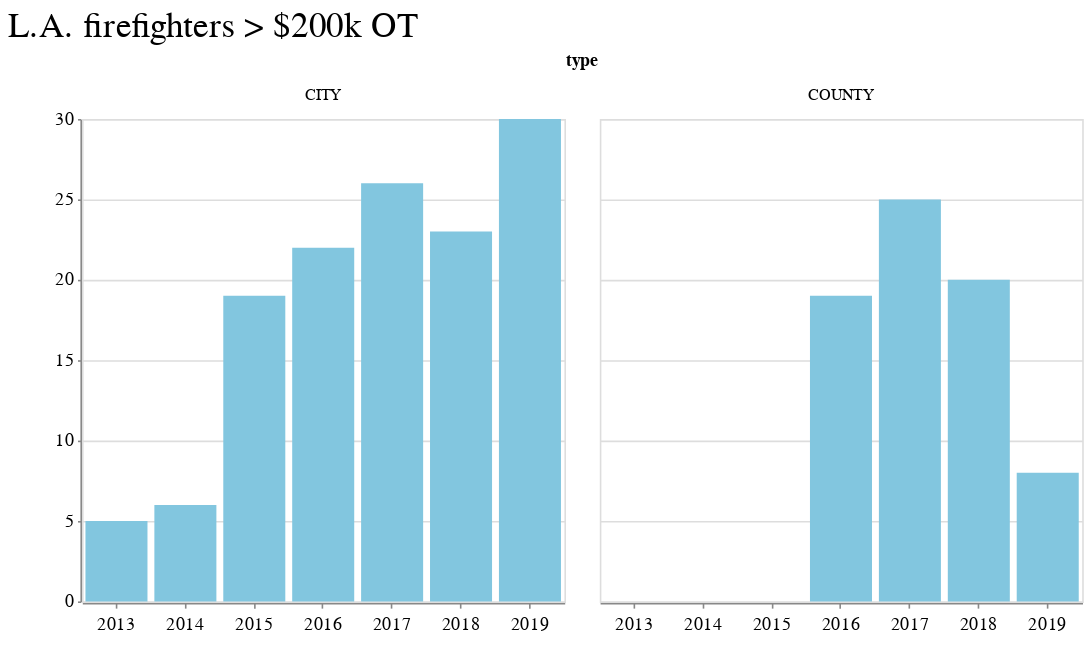

The notebook cell this image was saved under:
### Code cell
alt.Chart(la_highest_years).mark_bar().encode(
    x=alt.X("year:N", title=' '),
    y=alt.Y("mean(count):Q", title=' ', axis=alt.Axis(tickCount=6, format='')),
    facet='type:O'
).properties(width=300, height=300, title='L.A. firefighters > $200k OT')

### Figure 1 — Vega-Lite specification as saved in the notebook (floating-point values rounded to 4 significant figures)
{"config": {"view": {"width": 800, "height": 450}, "background": "#ffffff", "title": {"anchor": "start", "font": "Benton Gothic Bold, sans", "fontColor": "#000000", "fontSize": 22, "fontWeight": "normal"}, "arc": {"fill": "#82c6df"}, "area": {"fill": "#82c6df"}, "line": {"stroke": "#82c6df", "strokeWidth": 3}, "path": {"stroke": "#82c6df"}, "rect": {"fill": "#82c6df"}, "shape": {"stroke": "#82c6df"}, "bar": {"fill": "#82c6df"}, "point": {"stroke": "#82c6df"}, "symbol": {"fill": "#82c6df", "size": 30}, "axis": {"titleFont": "Benton Gothic Bold, sans", "titleFontSize": 13, "titleFontWeight": "normal", "labelFont": "Benton Gothic, sans", "labelFontSize": 11.5, "labelFontWeight": "normal"}, "axisX": {"labelAngle": 0, "labelPadding": 4, "tickSize": 3}, "axisY": {"labelBaseline": "middle", "maxExtent": 45, "minExtent": 45, "tickSize": 2, "titleAlign": "left", "titleAngle": 0, "titleX": -45, "titleY": -11}, "legend": {"titleFont": "Benton Gothic Bold, sans", "titleFontSize": 13, "titleFontWeight": "normal", "symbolType": "square", "labelFont": "Benton Gothic, sans", "labelFontSize": 11.5}, "range": {"category": ["#3580b1", "#ec8431", "#ab7fb4", "#c89d29", "#adc839", "#829eb1"], "diverging": ["#e68a4f", "#f4bb6a", "#f9e39c", "#dadfe2", "#a6b7c6", "#849eae"], "heatmap": ["#fbf2c7", "#f9e39c", "#f8d36e", "#f4bb6a", "#e68a4f", "#d15a40", "#ab4232"], "ordinal": ["#fbf2c7", "#f9e39c", "#f8d36e", "#f4bb6a", "#e68a4f", "#d15a40", "#ab4232"], "ramp": ["#fbf2c7", "#f9e39c", "#f8d36e", "#f4bb6a", "#e68a4f", "#d15a40", "#ab4232"]}}, "data": {"name": "data-28240b68b068d596044850a2b39253e4"}, "mark": "bar", "encoding": {"facet": {"type": "ordinal", "field": "type"}, "x": {"type": "nominal", "field": "year", "title": " "}, "y": {"type": "quantitative", "aggregate": "mean", "axis": {"format": "", "tickCount": 6}, "field": "count", "title": " "}}, "height": 300, "title": "L.A. firefighters > $200k OT", "width": 300, "$schema": "https://vega.github.io/schema/vega-lite/v4.8.1.json", "datasets": {"data-28240b68b068d596044850a2b39253e4": [{"year": 2013, "type": "CITY", "count": 5}, {"year": 2014, "type": "CITY", "count": 6}, {"year": 2015, "type": "CITY", "count": 19}, {"year": 2016, "type": "CITY", "count": 22}, {"year": 2016, "type": "COUNTY", "count": 19}, {"year": 2017, "type": "CITY", "count": 26}, {"year": 2017, "type": "COUNTY", "count": 25}, {"year": 2018, "type": "CITY", "count": 23}, {"year": 2018, "type": "COUNTY", "count": 20}, {"year": 2019, "type": "CITY", "count": 30}, {"year": 2019, "type": "COUNTY", "count": 8}]}}
